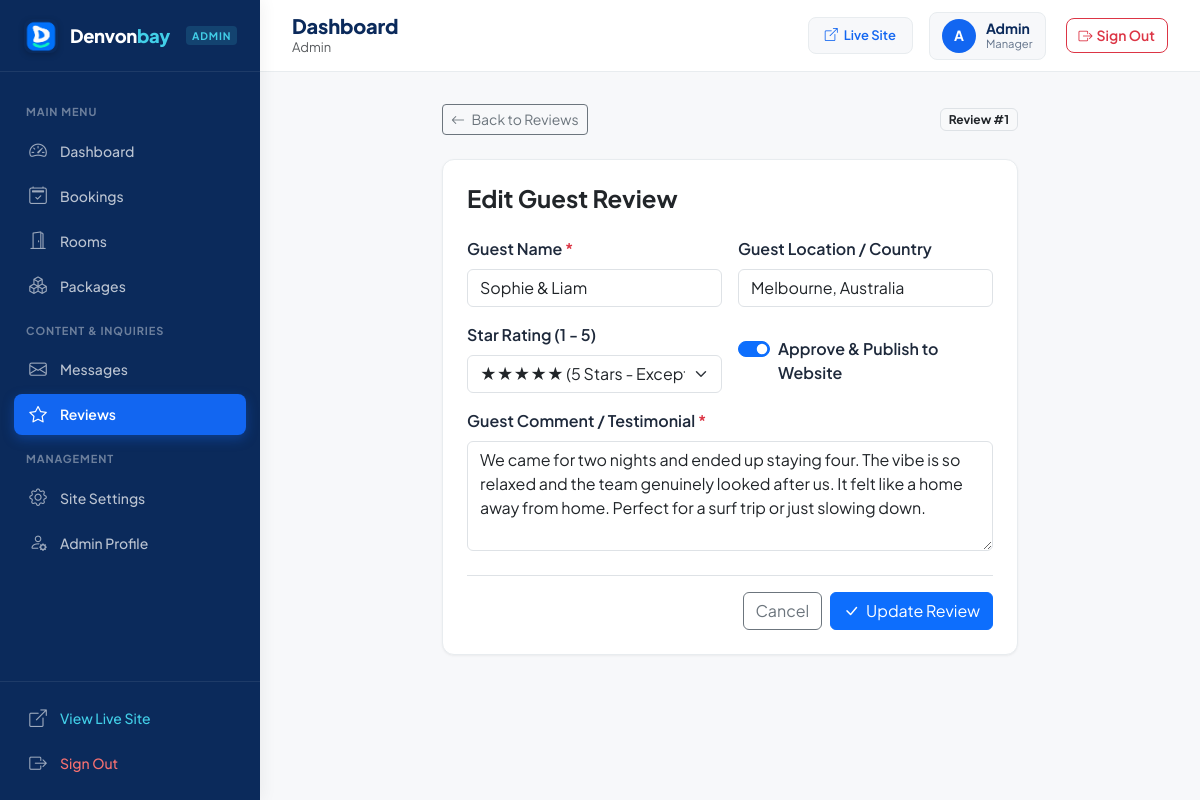
/admin/review-edit.php?id=1 (signed in), run on the app's committed database.
### tables this page shows
CREATE TABLE IF NOT EXISTS `reviews` (
  `id` INT AUTO_INCREMENT PRIMARY KEY,
  `guest_name` VARCHAR(100) NOT NULL,
  `location` VARCHAR(100) DEFAULT 'Sri Lanka',
  `rating` INT NOT NULL DEFAULT 5,
  `comment` TEXT NOT NULL,
  `is_approved` TINYINT(1) NOT NULL DEFAULT 1,
  `created_at` DATETIME DEFAULT CURRENT_TIMESTAMP
);

### admin/review-edit.php (the view, shortened to what this page needs)
<?php
require_once __DIR__ . '/../config/database.php';
$id = isset($_GET['id']) ? (int)$_GET['id'] : 0;
$stmt = $pdo->prepare("SELECT * FROM reviews WHERE id = ?");
$stmt->execute([$id]);
$rev = $stmt->fetch();
$guest_name = $rev['guest_name'];
$location = $rev['location'] ?? '';
$rating = (int)$rev['rating'];
$comment = $rev['comment'];
$is_approved = (int)$rev['is_approved'];
require_once __DIR__ . '/admin-header.php';
?>
<div class="row justify-content-center">
    <div class="col-lg-8">
        <div class="d-flex align-items-center justify-content-between mb-4">
            <a href="reviews.php" class="btn btn-sm btn-outline-secondary">
                <i class="bi bi-arrow-left me-1"></i> Back to Reviews
            </a>
            <span class="badge bg-light text-dark border">Review #<?= $id ?></span>
        </div>
        <div class="admin-card">
            <h3 class="h4 mb-4 fw-bold text-dark">Edit Guest Review</h3>
            <form method="POST">
                <div class="row g-3 mb-3">
                    <div class="col-md-6">
                        <label class="form-label fw-semibold">Guest Name <span class="text-danger">*</span></label>
                        <input type="text" name="guest_name" class="form-control" value="<?= htmlspecialchars($guest_name) ?>" required>
                    </div>
                    <div class="col-md-6">
                        <label class="form-label fw-semibold">Guest Location / Country</label>
                        <input type="text" name="location" class="form-control" value="<?= htmlspecialchars($location) ?>">
                    </div>
                </div>
                <div class="row g-3 mb-3">
                    <div class="col-md-6">
                        <label class="form-label fw-semibold">Star Rating (1 - 5)</label>
                        <select name="rating" class="form-select">
                            <option value="5" <?= $rating == 5 ? 'selected' : '' ?>>★★★★★ (5 Stars - Exceptional)</option>
                        </select>
                    </div>
                    <div class="col-md-6 d-flex align-items-end">
                        <div class="form-check form-switch mb-2">
                            <input class="form-check-input" type="checkbox" role="switch" id="is_approved" name="is_approved" value="1" <?= $is_approved ? 'checked' : '' ?>>
                            <label class="form-check-label fw-semibold" for="is_approved">Approve & Publish to Website</label>
                        </div>
                    </div>
                </div>
                <div class="mb-4">
                    <label class="form-label fw-semibold">Guest Comment / Testimonial <span class="text-danger">*</span></label>
                    <textarea name="comment" class="form-control" rows="4" required><?= htmlspecialchars($comment) ?></textarea>
                </div>
                <div class="d-flex justify-content-end gap-2 border-top pt-3">
                    <a href="reviews.php" class="btn btn-outline-secondary">Cancel</a>
                    <button type="submit" class="btn btn-primary">
                        <i class="bi bi-check-lg me-1"></i> Update Review
                    </button>
                </div>
            </form>
        </div>
    </div>
</div>
<?php require_once __DIR__ . '/admin-footer.php'; ?>

### assets/css/admin.css (style rules this page uses)
:root { --admin-primary: #1266F1; --admin-primary-hover: #0758D9; --admin-dark: #0B2A5B; --admin-aqua: #42CFE8; --admin-sidebar-bg: #0B2A5B; --admin-sidebar-hover: rgba(255, 255, 255, 0.08); --admin-sidebar-active: #1266F1; --admin-sidebar-text: rgba(255, 255, 255, 0.72); --admin-bg: #F7F8FA; --admin-card: #FFFFFF; --admin-border: #E8ECEF; --admin-border-light: #F1F3F5; --admin-text: #1E293B; --admin-muted: #64748B; --admin-success: #16A34A; --admin-success-bg: #DCFCE7; --admin-warning: #D97706; --admin-warning-bg: #FEF3C7; --admin-danger: #DC2626; --admin-danger-bg: #FEE2E2; --admin-info: #0284C7; --admin-info-bg: #E0F2FE; --admin-radius: 12px; --admin-radius-sm: 8px; --admin-shadow-sm: 0 1px 3px rgba(0, 0, 0, 0.04), 0 1px 2px rgba(0, 0, 0, 0.02); --admin-shadow: 0 4px 16px rgba(11, 42, 91, 0.05); --admin-shadow-lg: 0 10px 30px rgba(11, 42, 91, 0.08); }
*, *::before, *::after { box-sizing: border-box; }
body.admin-body { background-color: var(--admin-bg); font-family: 'Plus Jakarta Sans', -apple-system, BlinkMacSystemFont, sans-serif; color: var(--admin-text); margin: 0; padding: 0; min-height: 100vh; -webkit-font-smoothing: antialiased; }
.admin-card { background: var(--admin-card); border-radius: var(--admin-radius); border: 1px solid var(--admin-border); box-shadow: var(--admin-shadow-sm); padding: 24px; margin-bottom: 24px; }

### data on the page
reviews: guest_name "Sophie & Liam", location "Melbourne, Australia", rating "★★★★★ (5 Stars - Exceptional)", is_approved "☑", comment "We came for two nights and ended up staying four. The vibe is so relaxed and the team genuinely looked after us. It felt like a home away from home. Perfect for a surf trip or just slowing down."

### other printed values
substr($adminUsername, 0, 1) "A"
$adminUsername "Admin"
$id "1"
